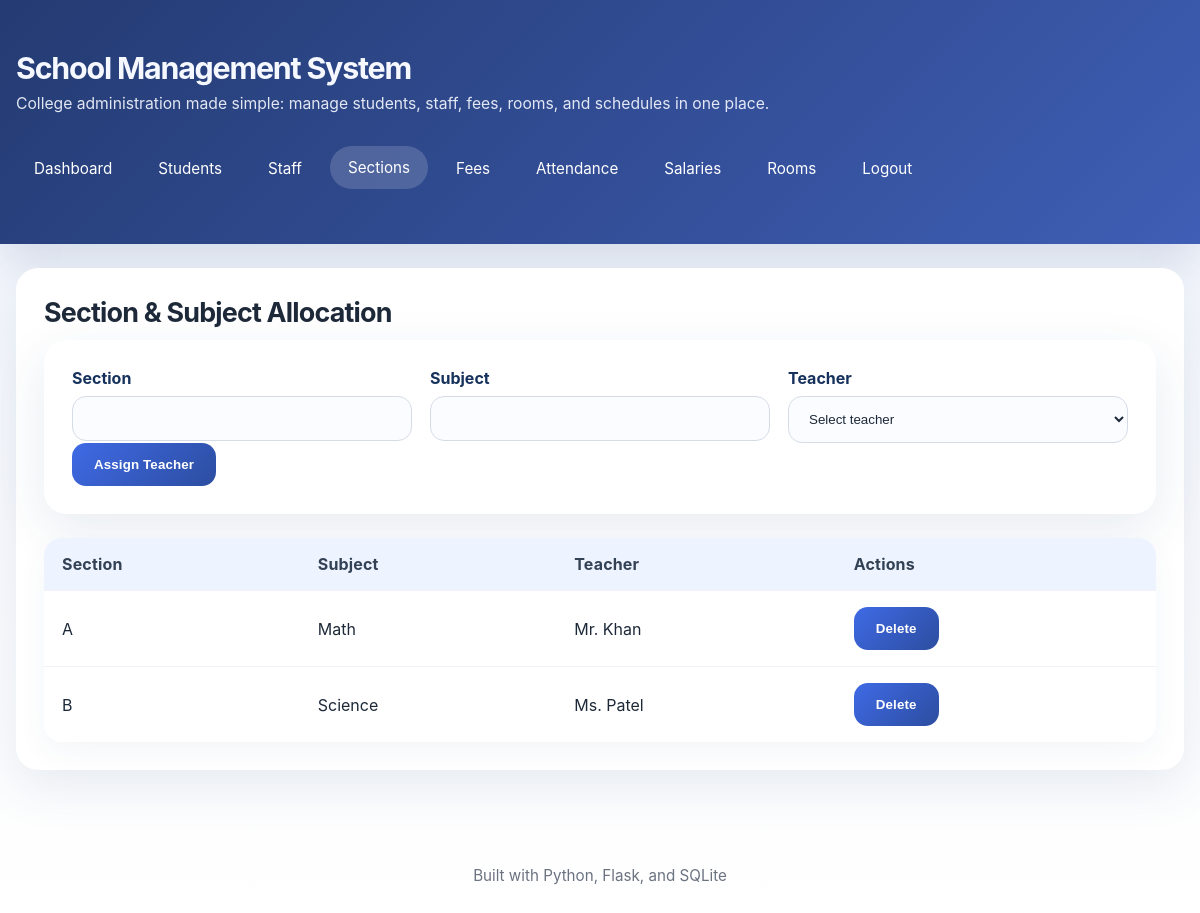
/sections (signed in), run on the app's committed database.
### tables this page shows
CREATE TABLE section_subject_teacher (
    id INTEGER PRIMARY KEY AUTOINCREMENT,
    section TEXT NOT NULL,
    subject TEXT NOT NULL,
    teacher_id INTEGER NOT NULL,
    FOREIGN KEY (teacher_id) REFERENCES staff(id) ON DELETE CASCADE
);

CREATE TABLE staff (
    id INTEGER PRIMARY KEY AUTOINCREMENT,
    name TEXT NOT NULL,
    classes_taught TEXT NOT NULL,
    subjects_taught TEXT NOT NULL,
    email TEXT NOT NULL UNIQUE
);

### app.py (the view)
        def wrapper(*args, **kwargs):
            if 'user_id' not in session:
                return redirect(url_for('login'))
            if role and session.get('role') != role:
                flash('Access denied.', 'error')
                return redirect(url_for('dashboard'))
            return func(*args, **kwargs)

### app.py (called while the page is built, shortened)
def get_db():
    db = getattr(g, '_database', None)
    if db is None:
        db = g._database = sqlite3.connect(DATABASE_PATH)
        db.row_factory = sqlite3.Row
        db.execute('PRAGMA foreign_keys = ON')
    return db

@app.teardown_appcontext
def close_connection(exception):
    db = getattr(g, '_database', None)
    if db is not None:
        db.close()

def query_db(query, args=(), one=False):
    cur = get_db().execute(query, args)
    rv = cur.fetchall()
    cur.close()
    return (rv[0] if rv else None) if one else rv

def login_required(role=None):
    def decorator(func):
        def wrapper(*args, **kwargs):
            if 'user_id' not in session:
                return redirect(url_for('login'))
            if role and session.get('role') != role:
                flash('Access denied.', 'error')
                return redirect(url_for('dashboard'))
            return func(*args, **kwargs)
        wrapper.__name__ = func.__name__
        return wrapper
    return decorator

@app.route('/sections', methods=['GET', 'POST'])
@login_required()
def sections():
    role = session.get('role')
    assignments = query_db('SELECT sst.*, staff.name as teacher_name FROM section_subject_teacher sst JOIN staff ON sst.teacher_id = staff.id')
    teachers = query_db('SELECT * FROM staff ORDER BY name')
    return render_template('sections.html', assignments=assignments, teachers=teachers, role=role)

### templates/sections.html (shortened to what this page needs)
{% extends 'layout.html' %}
{% block content %}
<div class="card">
  <h2>Section & Subject Allocation</h2>
  {% if role == 'admin' %}
  <form method="post" class="card">
    <div class="form-row">
      <div>
        <label>Section</label>
        <input type="text" name="section" required>
      </div>
      <div>
        <label>Subject</label>
        <input type="text" name="subject" required>
      </div>
      <div>
        <label>Teacher</label>
        <select name="teacher_id" required>
          <option value="">Select teacher</option>
        </select>
      </div>
    </div>
    <input type="submit" value="Assign Teacher">
  </form>
  {% endif %}
  <table>
    <thead>
      <tr>
        <th>Section</th>
        <th>Subject</th>
        <th>Teacher</th>
        {% if role == 'admin' %}<th>Actions</th>{% endif %}
      </tr>
    </thead>
    <tbody>
      {% for assignment in assignments %}
      <tr>
        <td>{{ assignment.section }}</td>
        <td>{{ assignment.subject }}</td>
        <td>{{ assignment.teacher_name }}</td>
        {% if role == 'admin' %}
        <td class="action-buttons">
          <form method="post">
            <button type="submit">Delete</button>
          </form>
        </td>
        {% endif %}
      </tr>
      {% endfor %}
    </tbody>
  </table>
</div>
{% endblock %}

### static/style.css (style rules this page uses)
body { font-family: "Inter", "Segoe UI", Tahoma, Geneva, Verdana, sans-serif; margin: 0; min-height: 100vh; color: #1d2939; background: linear-gradient(180deg, #eef3fb 0%, #f7f9fd 45%, #ffffff 100%); }
* { box-sizing: border-box; }
.card { background: white; border-radius: 22px; padding: 28px; box-shadow: 0 16px 50px rgba(30, 70, 120, 0.1); margin-bottom: 24px; }
.card h2 { margin-top: 0; margin-bottom: 12px; font-size: 1.68rem; letter-spacing: -0.03em; }
.form-row { display: grid; grid-template-columns: repeat(auto-fit, minmax(220px, 1fr)); gap: 18px; }
label { display: block; margin-bottom: 8px; font-weight: 700; color: #16325c; }
input[type="text"], input[type="email"], input[type="password"], input[type="number"], input[type="date"], select, textarea { width: 100%; padding: 14px 16px; border: 1px solid #d6dce6; border-radius: 14px; background: #fbfcff; transition: all 0.2s ease; color: #1d2939; }
button, input[type="submit"] { background: linear-gradient(135deg, #3f6ae5 0%, #2c4da0 100%); color: white; border: none; padding: 14px 22px; cursor: pointer; border-radius: 14px; font-weight: 700; letter-spacing: 0.01em; transition: transform 0.2s ease, box-shadow 0.2s ease; }
table { width: 100%; border-collapse: separate; border-spacing: 0; margin-top: 18px; overflow: hidden; border-radius: 18px; box-shadow: 0 10px 30px rgba(33, 71, 119, 0.05); }
thead { background: #eef4ff; }
td, th { padding: 16px 18px; text-align: left; border-bottom: 1px solid #f0f2f7; }
tbody tr:last-child td { border-bottom: none; }
th { color: #334155; font-weight: 700; letter-spacing: 0.01em; }
.action-buttons { display: flex; gap: 10px; flex-wrap: wrap; }
.action-buttons form { display: inline; }

### data on the page
section_subject_teacher: section "A", subject "Math", teacher_name "Mr. Khan"
section_subject_teacher: section "B", subject "Science", teacher_name "Ms. Patel"
